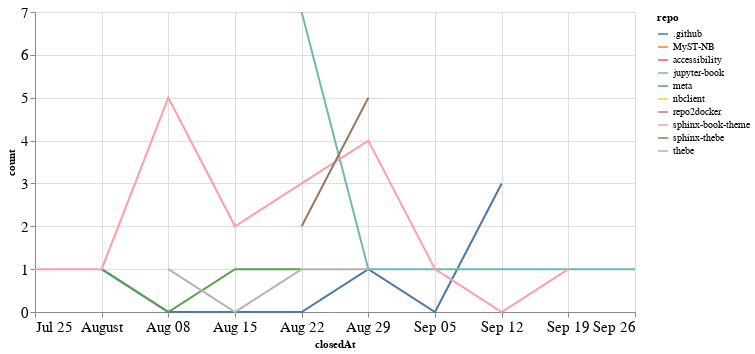

This figure's notebook cell:
### Code cell
closed_by_time = closed_by.groupby('repo').resample('W', on='closedAt').count()['author'].reset_index()
closed_by_time = closed_by_time.rename(columns={'author': 'count'})

alt.Chart(closed_by_time, width=600).mark_line().encode(
    x='closedAt',
    y='count',
    color='repo',
    tooltip="repo"
)

### Figure 1 — Vega-Lite specification as saved in the notebook (floating-point values rounded to 4 significant figures)
{"config": {"axisLeft": {"labelFontSize": 15}, "axisBottom": {"labelFontSize": 15}}, "data": {"name": "data-a1b0d75da7d1d31a5ffd03ed1ba82330"}, "mark": "line", "encoding": {"color": {"type": "nominal", "field": "repo"}, "tooltip": {"type": "nominal", "field": "repo"}, "x": {"type": "temporal", "field": "closedAt"}, "y": {"type": "quantitative", "field": "count"}}, "width": 600, "$schema": "https://vega.github.io/schema/vega-lite/v4.8.1.json", "datasets": {"data-a1b0d75da7d1d31a5ffd03ed1ba82330": [{"repo": ".github", "closedAt": "2021-08-01T00:00:00", "count": 1}, {"repo": ".github", "closedAt": "2021-08-08T00:00:00", "count": 0}, {"repo": ".github", "closedAt": "2021-08-15T00:00:00", "count": 0}, {"repo": ".github", "closedAt": "2021-08-22T00:00:00", "count": 0}, {"repo": ".github", "closedAt": "2021-08-29T00:00:00", "count": 1}, {"repo": ".github", "closedAt": "2021-09-05T00:00:00", "count": 0}, {"repo": ".github", "closedAt": "2021-09-12T00:00:00", "count": 3}, {"repo": "MyST-NB", "closedAt": "2021-08-08T00:00:00", "count": 2}, {"repo": "accessibility", "closedAt": "2021-08-29T00:00:00", "count": 2}, {"repo": "jupyter-book", "closedAt": "2021-08-22T00:00:00", "count": 7}, {"repo": "jupyter-book", "closedAt": "2021-08-29T00:00:00", "count": 1}, {"repo": "jupyter-book", "closedAt": "2021-09-05T00:00:00", "count": 1}, {"repo": "jupyter-book", "closedAt": "2021-09-12T00:00:00", "count": 1}, {"repo": "jupyter-book", "closedAt": "2021-09-19T00:00:00", "count": 1}, {"repo": "jupyter-book", "closedAt": "2021-09-26T00:00:00", "count": 1}, {"repo": "meta", "closedAt": "2021-08-01T00:00:00", "count": 1}, {"repo": "meta", "closedAt": "2021-08-08T00:00:00", "count": 0}, {"repo": "meta", "closedAt": "2021-08-15T00:00:00", "count": 1}, {"repo": "meta", "closedAt": "2021-08-22T00:00:00", "count": 1}, {"repo": "nbclient", "closedAt": "2021-09-19T00:00:00", "count": 1}, {"repo": "repo2docker", "closedAt": "2021-09-19T00:00:00", "count": 1}, {"repo": "sphinx-book-theme", "closedAt": "2021-07-25T00:00:00", "count": 1}, {"repo": "sphinx-book-theme", "closedAt": "2021-08-01T00:00:00", "count": 1}, {"repo": "sphinx-book-theme", "closedAt": "2021-08-08T00:00:00", "count": 5}, {"repo": "sphinx-book-theme", "closedAt": "2021-08-15T00:00:00", "count": 2}, {"repo": "sphinx-book-theme", "closedAt": "2021-08-22T00:00:00", "count": 3}, {"repo": "sphinx-book-theme", "closedAt": "2021-08-29T00:00:00", "count": 4}, {"repo": "sphinx-book-theme", "closedAt": "2021-09-05T00:00:00", "count": 1}, {"repo": "sphinx-book-theme", "closedAt": "2021-09-12T00:00:00", "count": 0}, {"repo": "sphinx-book-theme", "closedAt": "2021-09-19T00:00:00", "count": 1}, {"repo": "sphinx-thebe", "closedAt": "2021-08-22T00:00:00", "count": 2}, {"repo": "sphinx-thebe", "closedAt": "2021-08-29T00:00:00", "count": 5}, {"repo": "thebe", "closedAt": "2021-08-08T00:00:00", "count": 1}, {"repo": "thebe", "closedAt": "2021-08-15T00:00:00", "count": 0}, {"repo": "thebe", "closedAt": "2021-08-22T00:00:00", "count": 1}, {"repo": "thebe", "closedAt": "2021-08-29T00:00:00", "count": 1}]}}
